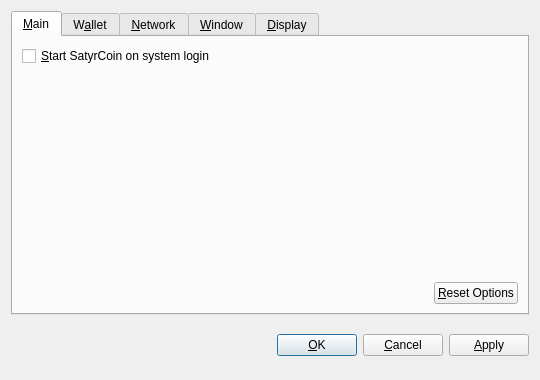
<?xml version="1.0" encoding="UTF-8"?>
<ui version="4.0">
 <class>OptionsDialog</class>
 <widget class="QDialog" name="OptionsDialog">
  <property name="geometry">
   <rect>
    <x>0</x>
    <y>0</y>
    <width>540</width>
    <height>380</height>
   </rect>
  </property>
  <property name="windowTitle">
   <string>Options</string>
  </property>
  <property name="modal">
   <bool>true</bool>
  </property>
  <layout class="QVBoxLayout" name="verticalLayout">
   <item>
    <widget class="QTabWidget" name="tabWidget">
     <property name="tabPosition">
      <enum>QTabWidget::North</enum>
     </property>
     <property name="currentIndex">
      <number>0</number>
     </property>
     <widget class="QWidget" name="tabMain">
      <attribute name="title">
       <string>&amp;Main</string>
      </attribute>
      <layout class="QVBoxLayout" name="verticalLayout_Main">
       <item>
        <widget class="QCheckBox" name="bitcoinAtStartup">
         <property name="toolTip">
          <string>Automatically start SatyrCoin after logging in to the system.</string>
         </property>
         <property name="text">
          <string>&amp;Start SatyrCoin on system login</string>
         </property>
        </widget>
       </item>
       <item>
        <spacer name="verticalSpacer_Main">
         <property name="orientation">
          <enum>Qt::Vertical</enum>
         </property>
         <property name="sizeHint" stdset="0">
          <size>
           <width>20</width>
           <height>40</height>
          </size>
         </property>
        </spacer>
       </item>
       <item>
        <layout class="QHBoxLayout" name="horizontalLayout_2_Main">
         <item>
          <spacer name="horizontalSpacer_2_Main">
           <property name="orientation">
            <enum>Qt::Horizontal</enum>
           </property>
           <property name="sizeHint" stdset="0">
            <size>
             <width>40</width>
             <height>20</height>
            </size>
           </property>
          </spacer>
         </item>
         <item>
          <widget class="QPushButton" name="resetButton">
           <property name="toolTip">
            <string>Reset all client options to default.</string>
           </property>
           <property name="text">
            <string>&amp;Reset Options</string>
           </property>
           <property name="autoDefault">
            <bool>false</bool>
           </property>
          </widget>
         </item>
        </layout>
       </item>
      </layout>
     </widget>
     <widget class="QWidget" name="tabWallet">
      <attribute name="title">
       <string>W&amp;allet</string>
      </attribute>
      <layout class="QVBoxLayout" name="verticalLayout_Network">
       <item>
        <widget class="QLabel" name="transactionFeeInfoLabel">
         <property name="text">
          <string>Optional transaction fee per kB that helps make sure your transactions are processed quickly. Most transactions are 1 kB.</string>
         </property>
         <property name="textFormat">
          <enum>Qt::PlainText</enum>
         </property>
         <property name="wordWrap">
          <bool>true</bool>
         </property>
        </widget>
       </item>
       <item>
        <layout class="QHBoxLayout" name="horizontalLayout_1_Main">
         <item>
          <widget class="QLabel" name="transactionFeeLabel">
           <property name="text">
            <string>Pay transaction &amp;fee</string>
           </property>
           <property name="textFormat">
            <enum>Qt::PlainText</enum>
           </property>
           <property name="buddy">
            <cstring>transactionFee</cstring>
           </property>
          </widget>
         </item>
         <item>
          <widget class="BitcoinAmountField" name="transactionFee"/>
         </item>
         <item>
          <spacer name="horizontalSpacer_1_Main">
           <property name="orientation">
            <enum>Qt::Horizontal</enum>
           </property>
           <property name="sizeHint" stdset="0">
            <size>
             <width>40</width>
             <height>20</height>
            </size>
           </property>
          </spacer>
         </item>
        </layout>
       </item>
       <item>
        <widget class="QLabel" name="label">
         <property name="text">
          <string>If you disable the spending of unconfirmed change, the change from a transaction cannot be used until that transaction has at least one confirmation. This also affects how your balance is computed.</string>
         </property>
         <property name="wordWrap">
          <bool>true</bool>
         </property>
        </widget>
       </item>
       <item>
        <widget class="QCheckBox" name="spendZeroConfChange">
         <property name="text">
          <string>Spend unconfirmed change  (experts only)</string>
         </property>
        </widget>
       </item>
       <item>
        <spacer name="verticalSpacer">
         <property name="orientation">
          <enum>Qt::Vertical</enum>
         </property>
         <property name="sizeHint" stdset="0">
          <size>
           <width>20</width>
           <height>40</height>
          </size>
         </property>
        </spacer>
       </item>
      </layout>
     </widget>
     <widget class="QWidget" name="tabNetwork">
      <attribute name="title">
       <string>&amp;Network</string>
      </attribute>
      <layout class="QVBoxLayout" name="verticalLayout_Network">
       <item>
        <widget class="QCheckBox" name="mapPortUpnp">
         <property name="toolTip">
          <string>Automatically open the SatyrCoin client port on the router. This only works when your router supports UPnP and it is enabled.</string>
         </property>
         <property name="text">
          <string>Map port using &amp;UPnP</string>
         </property>
        </widget>
       </item>
       <item>
        <widget class="QCheckBox" name="connectSocks">
         <property name="toolTip">
          <string>Connect to the SatyrCoin network through a SOCKS proxy (e.g. when connecting through Tor).</string>
         </property>
         <property name="text">
          <string>&amp;Connect through SOCKS proxy:</string>
         </property>
        </widget>
       </item>
       <item>
        <layout class="QHBoxLayout" name="horizontalLayout_Network">
         <item>
          <widget class="QLabel" name="proxyIpLabel">
           <property name="text">
            <string>Proxy &amp;IP:</string>
           </property>
           <property name="textFormat">
            <enum>Qt::PlainText</enum>
           </property>
           <property name="buddy">
            <cstring>proxyIp</cstring>
           </property>
          </widget>
         </item>
         <item>
          <widget class="QValidatedLineEdit" name="proxyIp">
           <property name="maximumSize">
            <size>
             <width>140</width>
             <height>16777215</height>
            </size>
           </property>
           <property name="toolTip">
            <string>IP address of the proxy (e.g. 127.0.0.1)</string>
           </property>
          </widget>
         </item>
         <item>
          <widget class="QLabel" name="proxyPortLabel">
           <property name="text">
            <string>&amp;Port:</string>
           </property>
           <property name="textFormat">
            <enum>Qt::PlainText</enum>
           </property>
           <property name="buddy">
            <cstring>proxyPort</cstring>
           </property>
          </widget>
         </item>
         <item>
          <widget class="QLineEdit" name="proxyPort">
           <property name="maximumSize">
            <size>
             <width>55</width>
             <height>16777215</height>
            </size>
           </property>
           <property name="toolTip">
            <string>Port of the proxy (e.g. 9050)</string>
           </property>
          </widget>
         </item>
         <item>
          <widget class="QLabel" name="socksVersionLabel">
           <property name="text">
            <string>SOCKS &amp;Version:</string>
           </property>
           <property name="textFormat">
            <enum>Qt::PlainText</enum>
           </property>
           <property name="buddy">
            <cstring>socksVersion</cstring>
           </property>
          </widget>
         </item>
         <item>
          <widget class="QValueComboBox" name="socksVersion">
           <property name="toolTip">
            <string>SOCKS version of the proxy (e.g. 5)</string>
           </property>
          </widget>
         </item>
         <item>
          <spacer name="horizontalSpacer_Network">
           <property name="orientation">
            <enum>Qt::Horizontal</enum>
           </property>
           <property name="sizeHint" stdset="0">
            <size>
             <width>40</width>
             <height>20</height>
            </size>
           </property>
          </spacer>
         </item>
        </layout>
       </item>
       <item>
        <spacer name="verticalSpacer_Network">
         <property name="orientation">
          <enum>Qt::Vertical</enum>
         </property>
         <property name="sizeHint" stdset="0">
          <size>
           <width>20</width>
           <height>40</height>
          </size>
         </property>
        </spacer>
       </item>
      </layout>
     </widget>
     <widget class="QWidget" name="tabWindow">
      <attribute name="title">
       <string>&amp;Window</string>
      </attribute>
      <layout class="QVBoxLayout" name="verticalLayout_Window">
       <item>
        <widget class="QCheckBox" name="minimizeToTray">
         <property name="toolTip">
          <string>Show only a tray icon after minimizing the window.</string>
         </property>
         <property name="text">
          <string>&amp;Minimize to the tray instead of the taskbar</string>
         </property>
        </widget>
       </item>
       <item>
        <widget class="QCheckBox" name="minimizeOnClose">
         <property name="toolTip">
          <string>Minimize instead of exit the application when the window is closed. When this option is enabled, the application will be closed only after selecting Quit in the menu.</string>
         </property>
         <property name="text">
          <string>M&amp;inimize on close</string>
         </property>
        </widget>
       </item>
       <item>
        <spacer name="verticalSpacer_Window">
         <property name="orientation">
          <enum>Qt::Vertical</enum>
         </property>
         <property name="sizeHint" stdset="0">
          <size>
           <width>20</width>
           <height>40</height>
          </size>
         </property>
        </spacer>
       </item>
      </layout>
     </widget>
     <widget class="QWidget" name="tabDisplay">
      <attribute name="title">
       <string>&amp;Display</string>
      </attribute>
      <layout class="QVBoxLayout" name="verticalLayout_Display">
       <item>
        <layout class="QHBoxLayout" name="horizontalLayout_1_Display">
         <item>
          <widget class="QLabel" name="langLabel">
           <property name="text">
            <string>User Interface &amp;language:</string>
           </property>
           <property name="textFormat">
            <enum>Qt::PlainText</enum>
           </property>
           <property name="buddy">
            <cstring>lang</cstring>
           </property>
          </widget>
         </item>
         <item>
          <widget class="QValueComboBox" name="lang">
           <property name="toolTip">
            <string>The user interface language can be set here. This setting will take effect after restarting SatyrCoin.</string>
           </property>
          </widget>
         </item>
        </layout>
       </item>
       <item>
        <layout class="QHBoxLayout" name="horizontalLayout_2_Display">
         <item>
          <widget class="QLabel" name="unitLabel">
           <property name="text">
            <string>&amp;Unit to show amounts in:</string>
           </property>
           <property name="textFormat">
            <enum>Qt::PlainText</enum>
           </property>
           <property name="buddy">
            <cstring>unit</cstring>
           </property>
          </widget>
         </item>
         <item>
          <widget class="QValueComboBox" name="unit">
           <property name="toolTip">
            <string>Choose the default subdivision unit to show in the interface and when sending coins.</string>
           </property>
          </widget>
         </item>
        </layout>
       </item>
       <item>
        <widget class="QCheckBox" name="displayAddresses">
         <property name="toolTip">
          <string>Whether to show SatyrCoin addresses in the transaction list or not.</string>
         </property>
         <property name="text">
          <string>&amp;Display addresses in transaction list</string>
         </property>
        </widget>
       </item>
       <item>
        <widget class="QCheckBox" name="coinControlFeatures">
         <property name="toolTip">
          <string>Whether to show coin control features or not.</string>
         </property>
         <property name="text">
          <string>Display coin &amp;control features (experts only!)</string>
         </property>
        </widget>
       </item>
       <item>
        <spacer name="verticalSpacer_Display">
         <property name="orientation">
          <enum>Qt::Vertical</enum>
         </property>
         <property name="sizeHint" stdset="0">
          <size>
           <width>20</width>
           <height>40</height>
          </size>
         </property>
        </spacer>
       </item>
      </layout>
     </widget>
    </widget>
   </item>
   <item>
    <layout class="QHBoxLayout" name="horizontalLayout_Buttons">
     <item>
      <spacer name="horizontalSpacer_1">
       <property name="orientation">
        <enum>Qt::Horizontal</enum>
       </property>
       <property name="sizeHint" stdset="0">
        <size>
         <width>40</width>
         <height>48</height>
        </size>
       </property>
      </spacer>
     </item>
     <item>
      <widget class="QLabel" name="statusLabel">
       <property name="font">
        <font>
         <weight>75</weight>
         <bold>true</bold>
        </font>
       </property>
       <property name="text">
        <string/>
       </property>
       <property name="textFormat">
        <enum>Qt::PlainText</enum>
       </property>
       <property name="wordWrap">
        <bool>true</bool>
       </property>
      </widget>
     </item>
     <item>
      <spacer name="horizontalSpacer_2">
       <property name="orientation">
        <enum>Qt::Horizontal</enum>
       </property>
       <property name="sizeHint" stdset="0">
        <size>
         <width>40</width>
         <height>48</height>
        </size>
       </property>
      </spacer>
     </item>
     <item>
      <widget class="QPushButton" name="okButton">
       <property name="text">
        <string>&amp;OK</string>
       </property>
      </widget>
     </item>
     <item>
      <widget class="QPushButton" name="cancelButton">
       <property name="text">
        <string>&amp;Cancel</string>
       </property>
       <property name="autoDefault">
        <bool>false</bool>
       </property>
      </widget>
     </item>
     <item>
      <widget class="QPushButton" name="applyButton">
       <property name="text">
        <string>&amp;Apply</string>
       </property>
       <property name="autoDefault">
        <bool>false</bool>
       </property>
      </widget>
     </item>
    </layout>
   </item>
  </layout>
 </widget>
 <customwidgets>
  <customwidget>
   <class>BitcoinAmountField</class>
   <extends>QSpinBox</extends>
   <header>bitcoinamountfield.h</header>
  </customwidget>
  <customwidget>
   <class>QValueComboBox</class>
   <extends>QComboBox</extends>
   <header>qvaluecombobox.h</header>
  </customwidget>
  <customwidget>
   <class>QValidatedLineEdit</class>
   <extends>QLineEdit</extends>
   <header>qvalidatedlineedit.h</header>
  </customwidget>
 </customwidgets>
 <resources/>
 <connections/>
</ui>
